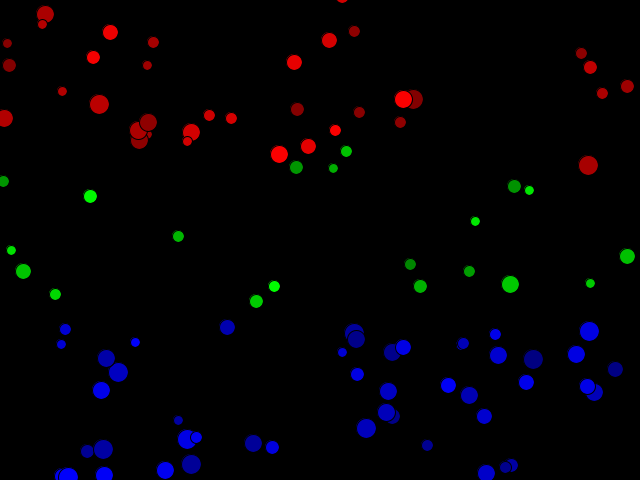
Frame 1 (no input)
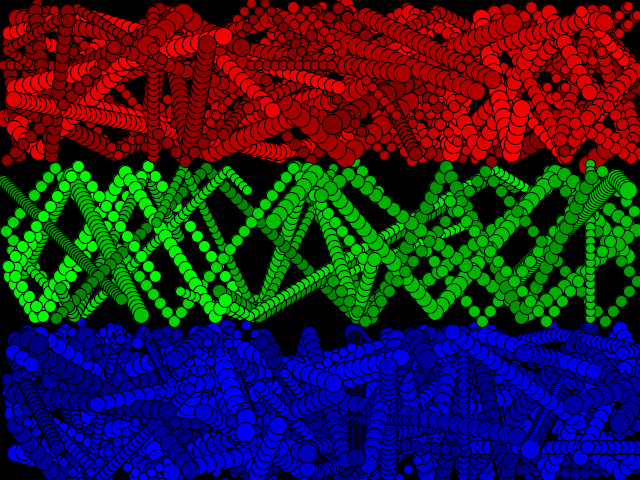
Frame 60 (the mouse pressed at the canvas centre just before this capture)
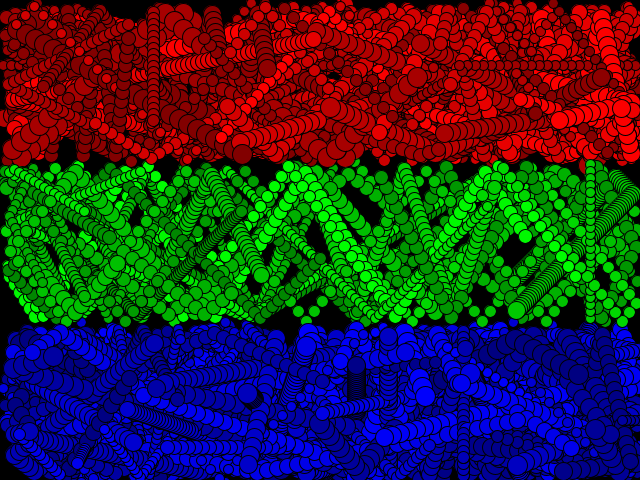
Frame 120 (the mouse held since frame 60 and released just before this capture)

The Processing sketch that drew these frames (run headless with seeded random() and noise(); from frame 60 on, the mouse is pressed at the canvas centre):

// Processing sketch: processing_22584
// ── processing_22584.pde

int ballr = round(random(10,50));
Ball[] Rballs = new Ball[ballr];
int ballg = round(random(10,50));
Ball[] Gballs = new Ball[ballg];
int ballb = round(random(10,50));
Ball[] Bballs = new Ball[ballb];

boolean[] TF = {false,true};
int _width = 640;
int _height = 480;

//Ball(int x, int y, int dirX, int dirY, int speedX, int speedY, int diam, int r, int g, int b)
void setup()
{
  background(0);
  smooth();
  //noStroke();
  size(_width,_height);
  int x,y,dirX,dirY,speedX,speedY,diam,r,g,b,i;
  
  for(i = 0; i < ballr; i++)
  {
    x = round(random(0,_width));
    y = round(random(0,round(_height/3)));
    if(TF[round(random(0,1))])
      dirX = 1;
    else
      dirX = -1;
    if(TF[round(random(0,1))])
      dirY = 1;
    else
      dirY = -1;
    speedX = round(random(0,10));
    speedY = round(random(0,10));
    diam = round(random(5,10)) * 2;
    r = round(random(128,255));
    g = 0;
    b = 0;
    Rballs[i] = new Ball(x,y,dirX,dirY,speedX,speedY,diam,r,g,b,0,0,_width,round(_height/3));
  }
  for(i = 0; i < ballg; i++)
  {
    x = round(random(0,_width));
    y = round(random(round(_height/3),round(_height/3)*2));
    if(TF[round(random(0,1))])
      dirX = 1;
    else
      dirX = -1;
    if(TF[round(random(0,1))])
      dirY = 1;
    else
      dirY = -1;
    speedX = round(random(0,10));
    speedY = round(random(0,10));
    diam = round(random(5,10)) * 2;
    g = round(random(128,255));
    r = 0;
    b = 0;
    Gballs[i] = new Ball(x,y,dirX,dirY,speedX,speedY,diam,r,g,b,0,round(_height/3),_width,round(_height/3)*2);
  }
  for(i = 0; i < ballb; i++)
  {
    x = round(random(0,_width));
    y = round(random(round(_height/3)*2,_height));
    if(TF[round(random(0,1))])
      dirX = 1;
    else
      dirX = -1;
    if(TF[round(random(0,1))])
      dirY = 1;
    else
      dirY = -1;
    speedX = round(random(0,10));
    speedY = round(random(0,10));
    diam = round(random(5,10)) * 2;
    b = round(random(128,255));
    r = 0;
    g = 0;
    Bballs[i] = new Ball(x,y,dirX,dirY,speedX,speedY,diam,r,g,b,0,round(_height/3)*2,_width,_height);
  }
}

void draw()
{
    //background(0);
    for(int i = 0; i < ballr; i++)
      Rballs[i].move();
    for(int i = 0; i < ballg; i++)
      Gballs[i].move();
    for(int i = 0; i < ballb; i++)
      Bballs[i].move();
}

// Ball, a classic, well-behaved ball
class Ball
{
  int x = 20;
  int y = 20;
  int speedY = 1;
  int speedX = 1;
  int dirY = 1;
  int dirX = 1;
  int diam = 2;
  int border = diam / 2;
  int origX = 0;
  int origY = 0;
  int endX = 640;
  int endY = 480;
  int maxW = endX - border;
  int maxH = endY - border;
  int minW = 0 + diam;
  int minH = 0 + diam;
  int r = 255;
  int g = 255;
  int b = 255;

  Ball(int x, int y, int dirX, int dirY, int speedX, int speedY, int diam, int r, int g, int b, int origX, int origY, int endX, int endY)
  {
    this.x = x;
    this.y = y;
    this.dirX = dirX;
    this.dirY = dirY;
    this.speedX = speedX;
    this.speedY = speedY;
    this.diam = diam;
    this.r = r;
    this.g = g;
    this.b = b;

    this.border = this.diam / 2;
    this.origX = origX;
    this.origY = origY;
    this.endX = endX;
    this.endY = endY;
    
    this.maxW = this.endX - this.border;
    this.maxH = this.endY - this.border;
    this.minW = this.origX + this.diam;
    this.minH = this.origY + this.diam;
  }
  
  public void move()
  {
    this.x += this.speedX * this.dirX;
    this.y += this.speedY * this.dirY;
    fill(this.r,this.g,this.b,255);
    ellipse(this.x,this.y,this.diam,this.diam);

    if(this.x >= this.maxW)
      this.dirX = -1;
    else if(this.x <= this.minW)
      this.dirX = 1;
    if(this.y >= this.maxH)
      this.dirY = -1;
    else if(this.y <= this.minH)
      this.dirY = 1;
  }    
}
